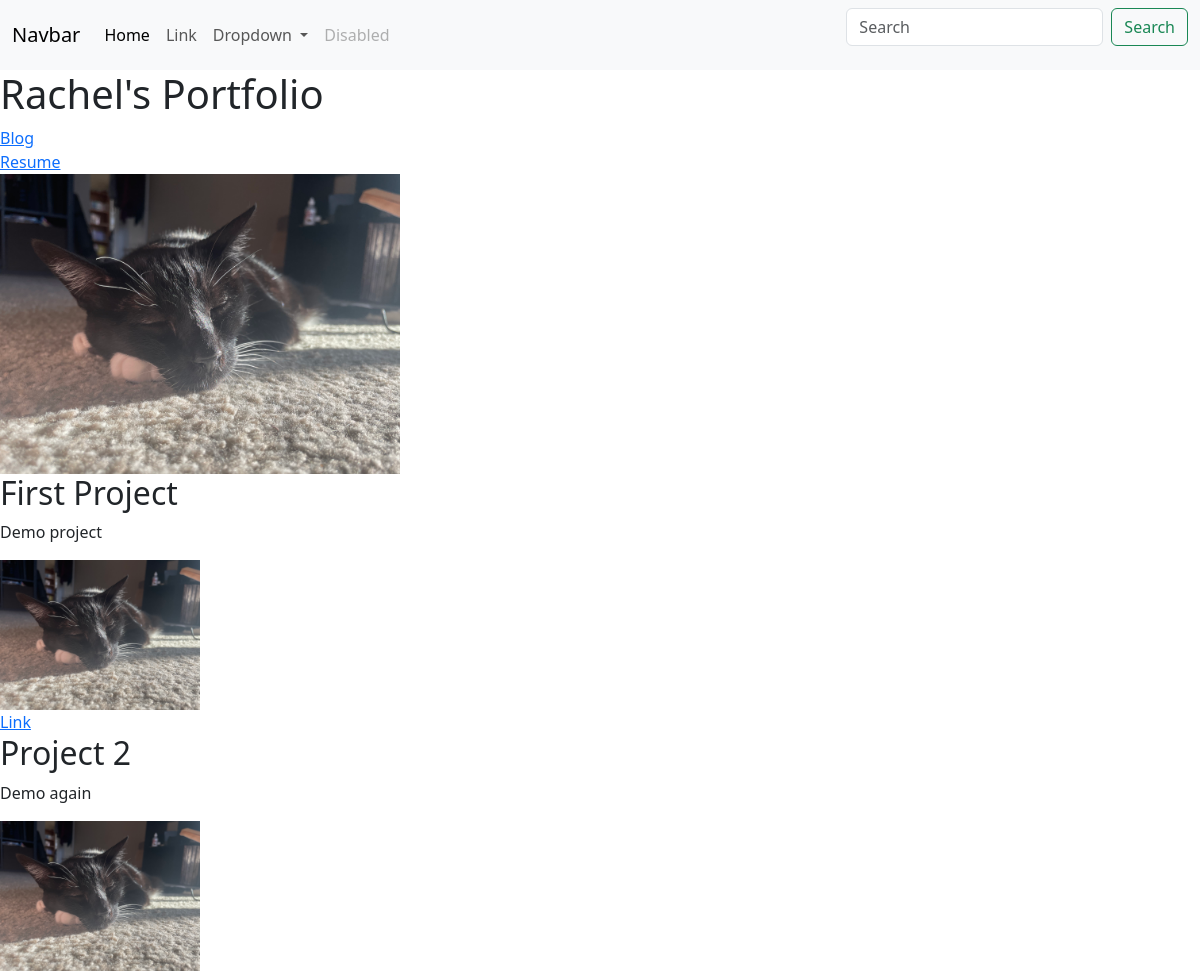
The page / on the database its author committed.
### portfolio/models.py (models this page shows, shortened)
class Project(models.Model):
    title = models.CharField(max_length=100)
    description = models.CharField(max_length=250)
    image = models.ImageField(upload_to='portfolio/images')
    url = models.URLField(blank=True) # blank makes it optional

### portfolio/views.py (the view)
# urls.py: 2. Add a URL to urlpatterns:  path('', views.home, name='home')
def home(request):
    projects = Project.objects.all()
    return render(request, 'portfolio/home.html',
                  {'projects': projects})

### portfolio/templates/portfolio/home.html
{% extends 'portfolio/base.html' %}
{% block content %}
  <h1>Rachel's Portfolio</h1>
  {% load static %}
  <a href="{% url 'blog:all_blogs' %}">Blog</a>
  <br>
  <a href="{% static 'portfolio/static_analysis_notes.pdf' %}">Resume</a>
  <br>
  <img src="{% static 'portfolio/sleeping_ed.jpg' %}" width="400px;">
  {% for project in projects %}
    <h2>{{ project.title }}</h2>
    <p>{{ project.description }}</p>
    <img src="{{ project.image.url }}" width=200px;>
    {% if project.url %}
      <br>
      <a href="{{ project.url }}">Link</a>
    {% endif %}
  {% endfor %}
{% endblock %}

### rows shown on the page
Project: title "First Project", description "Demo project", image (picture)
Project: title "Project 2", description "Demo again", image (picture)
